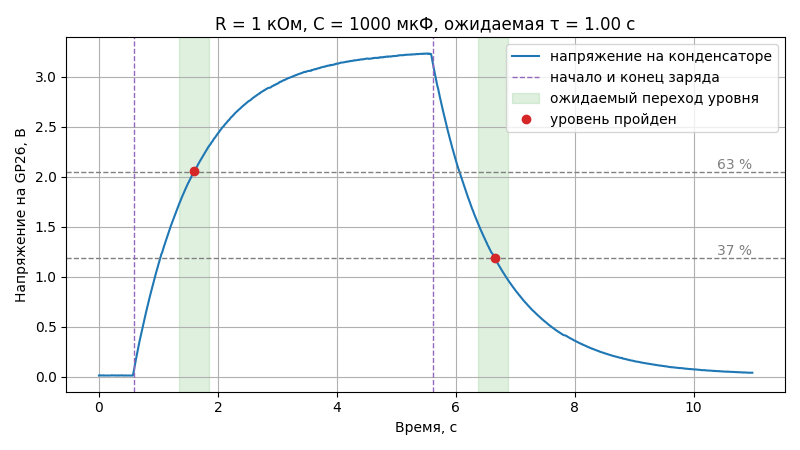

Recreate this plot in Python.
import argparse
import csv
import time

import matplotlib
import serial
from serial.tools import list_ports

# окно не нужно: график сразу сохраняется в файл
matplotlib.use("Agg")
import matplotlib.pyplot as plt

# настоящая τ отличается от R·C из-за допуска деталей: C ±20 %, R ±5 %
TAU_LOW = 0.8 * 0.95
TAU_HIGH = 1.2 * 1.05

VENDOR_ID = 0x2E8A
PRODUCT_ID = 0x000A


def find_board():
    for port in list_ports.comports():
        if port.vid == VENDOR_ID and port.pid == PRODUCT_ID:
            return port
    return None


def parse_record(line):
    """Запись из строки tm: <мкс> <В> <°C> или None, если строка не телеметрии."""
    parts = line.split()
    if len(parts) != 4 or parts[0] != "tm:":
        return None
    try:
        return int(parts[1]), float(parts[2]), float(parts[3])
    except ValueError:
        return None


def collect(device, seconds, period_ms, actions=()):
    records = []
    pending = list(actions)
    with serial.Serial(device, timeout=0.1) as port:
        time.sleep(0.2)
        port.reset_input_buffer()
        port.write(("tm_start %d\r" % period_ms).encode("ascii"))
        started = time.monotonic()
        deadline = started + seconds
        received = ""
        try:
            while time.monotonic() < deadline:
                # команды опыта — в свои моменты от начала приёма
                while pending and time.monotonic() - started >= pending[0][0]:
                    port.write((pending.pop(0)[1] + "\r").encode("ascii"))
                received += port.read(256).decode("ascii", "replace")
                while "\n" in received:
                    line, received = received.split("\n", 1)
                    record = parse_record(line.strip())
                    if record is not None:
                        records.append(record)
                        print("%.3f с  %.3f В  %.1f °C" % (record[0] / 1e6, record[1], record[2]))
        except KeyboardInterrupt:
            print("Остановлено по Ctrl+C")
        finally:
            port.write(b"tm_stop\r")
            port.write(b"charge_off\r")
    return records


def save_csv(records, name):
    # время от первой записи в секундах: так график начинается с нуля
    start_us = records[0][0]
    with open(name, "w", newline="", encoding="utf-8") as f:
        writer = csv.writer(f)
        writer.writerow(["time_s", "voltage_v", "temp_c"])
        for time_us, voltage, temp in records:
            writer.writerow(["%.6f" % ((time_us - start_us) / 1e6), "%.3f" % voltage, "%.1f" % temp])


def load_csv(name):
    times, voltages, temps = [], [], []
    with open(name, newline="", encoding="utf-8") as f:
        for row in csv.DictReader(f):
            times.append(float(row["time_s"]))
            voltages.append(float(row["voltage_v"]))
            temps.append(float(row["temp_c"]))
    return times, voltages, temps


def rc_plan(tau):
    """Период телеметрии, команды опыта и его длительность по ожидаемой τ."""
    # около ста отсчётов на τ, но не чаще, чем умеет прибор
    period_ms = max(10, round(tau * 10))
    # полсекунды покоя, 5τ заряда, 5τ разряда и полсекунды в запас
    actions = [(0.5, "charge_on"), (0.5 + 5 * tau, "charge_off")]
    return period_ms, actions, 1 + 10 * tau


def crossing(voltages, start, level, rising):
    """Номер первой записи от start, на которой напряжение перешло уровень."""
    for i in range(start, len(voltages)):
        if (voltages[i] >= level) if rising else (voltages[i] <= level):
            return i
    return None


def measure_tau(times, voltages):
    """τ заряда и разряда по уровням напряжения, как по триггеру осциллографа."""
    top = max(voltages)
    peak = voltages.index(top)
    result = {"top": top}
    # заряд: от начала подъёма (2 % вершины) до 63 % вершины
    start = crossing(voltages, 0, 0.02 * top, True)
    end = crossing(voltages, start, 0.632 * top, True) if start is not None else None
    if end is not None and end <= peak:
        result["charge"] = (times[start], times[end], voltages[end])
    # разряд: от начала спада (98 % вершины) до 37 % вершины
    start = crossing(voltages, peak, 0.98 * top, False)
    end = crossing(voltages, start, 0.368 * top, False) if start is not None else None
    if end is not None:
        result["discharge"] = (times[start], times[end], voltages[end])
    return result


def analyze_rc(csv_name, r_kohm, c_uf):
    tau = r_kohm * c_uf / 1000
    low, high = TAU_LOW * tau, TAU_HIGH * tau
    times, voltages, _ = load_csv(csv_name)
    found = measure_tau(times, voltages)
    top = found["top"]

    fig, ax = plt.subplots(figsize=(8, 4.5))
    ax.plot(times, voltages, label="напряжение на конденсаторе")
    ax.axhline(0.632 * top, color="gray", linestyle="--", linewidth=1)
    ax.axhline(0.368 * top, color="gray", linestyle="--", linewidth=1)
    ax.text(times[-1], 0.632 * top, "63 %", va="bottom", ha="right", color="gray")
    ax.text(times[-1], 0.368 * top, "37 %", va="bottom", ha="right", color="gray")

    lines = ["R_kohm = %g" % r_kohm, "C_uf = %g" % c_uf, "tau_expected_s = %.3f" % tau,
             "tau_min_s = %.3f" % low, "tau_max_s = %.3f" % high]
    passed = True
    for key, name in (("charge", "заряда"), ("discharge", "разряда")):
        if key not in found:
            print("τ %s: уровень не пройден, проверьте цепь и номиналы" % name)
            lines.append("tau_%s_s = none" % key)
            passed = False
            continue
        start, end, level = found[key]
        measured = end - start
        inside = low <= measured <= high
        passed = passed and inside
        # от начала и конца заряда отсчитывается ожидаемый момент перехода уровня
        ax.axvline(start, color="tab:purple", linestyle="--", linewidth=1,
                   label="начало и конец заряда" if key == "charge" else None)
        ax.axvspan(start + low, start + high, color="tab:green", alpha=0.15,
                   label="ожидаемый переход уровня" if key == "charge" else None)
        ax.plot([end], [level], "o", color="tab:red",
                label="уровень пройден" if key == "charge" else None)
        print("τ %s: %.3f с, ожидается %.2f–%.2f с, %s" %
              (name, measured, low, high, "в диапазоне" if inside else "вне диапазона"))
        lines.append("tau_%s_s = %.3f" % (key, measured))
    lines.append("result = %s" % ("ok" if passed else "fail"))

    ax.set_title("R = %g кОм, C = %g мкФ, ожидаемая τ = %.2f с" % (r_kohm, c_uf, tau))
    ax.set_xlabel("Время, с")
    ax.set_ylabel("Напряжение на GP26, В")
    ax.grid(True)
    ax.legend(loc="upper right")
    fig.tight_layout()
    fig.savefig("rc.png")
    print("График сохранён в rc.png")

    with open("rc.log", "w", encoding="utf-8") as f:
        f.write("\n".join(lines) + "\n")
    print("Номиналы и τ записаны в rc.log")
    print("Опыт сошёлся с расчётом" if passed else "Опыт не сошёлся с расчётом")


def read_log(name):
    """Номиналы R и C из rc.log прошлого опыта или None, если файла нет."""
    values = {}
    try:
        with open(name, encoding="utf-8") as f:
            for line in f:
                key, _, value = line.partition("=")
                values[key.strip()] = value.strip()
        return float(values["R_kohm"]), float(values["C_uf"])
    except (OSError, KeyError, ValueError):
        return None


parser = argparse.ArgumentParser(description="Опыт с RC-цепью на приборе 311-adc")
parser.add_argument("--r", type=float, help="сопротивление резистора, кОм")
parser.add_argument("--c", type=float, help="емкость конденсатора, мкФ")
parser.add_argument("--plot", metavar="CSV", help="разобрать готовую запись опыта, без платы")
args = parser.parse_args()

if (args.r is None) != (args.c is None):
    parser.error("нужны оба номинала, --r и --c")
if args.r is None:
    # без номиналов можно только разобрать запись, номиналы — из прошлого опыта
    found = read_log("rc.log") if args.plot else None
    if found is None:
        parser.error("укажите номиналы деталей: --r <кОм> --c <мкФ>")
    args.r, args.c = found

tau = args.r * args.c / 1000
print("Ожидаемая τ = R·C = %.3f с" % tau)
if not 1 <= args.r <= 100:
    print("Резистор вне пределов от 1 до 100 кОм, проверка курса такой не примет")
if tau < 0.2:
    print("τ меньше 0,2 с: отсчётов на τ будет мало, возьмите детали из таблицы")

if args.plot:
    analyze_rc(args.plot, args.r, args.c)
else:
    board = find_board()
    if board is None:
        print("Плата не найдена. Проверьте кабель и запишите на плату прошивку прибора.")
    else:
        period_ms, actions, seconds = rc_plan(tau)
        print("Плата на порту %s, опыт %.1f с, период %d мс" % (board.device, seconds, period_ms))
        records = collect(board.device, seconds, period_ms, actions)
        if not records:
            print("Ни одной строки телеметрии не принято.")
        else:
            save_csv(records, "rc.csv")
            print("Записей %d, сохранены в rc.csv" % len(records))
            analyze_rc("rc.csv", args.r, args.c)
